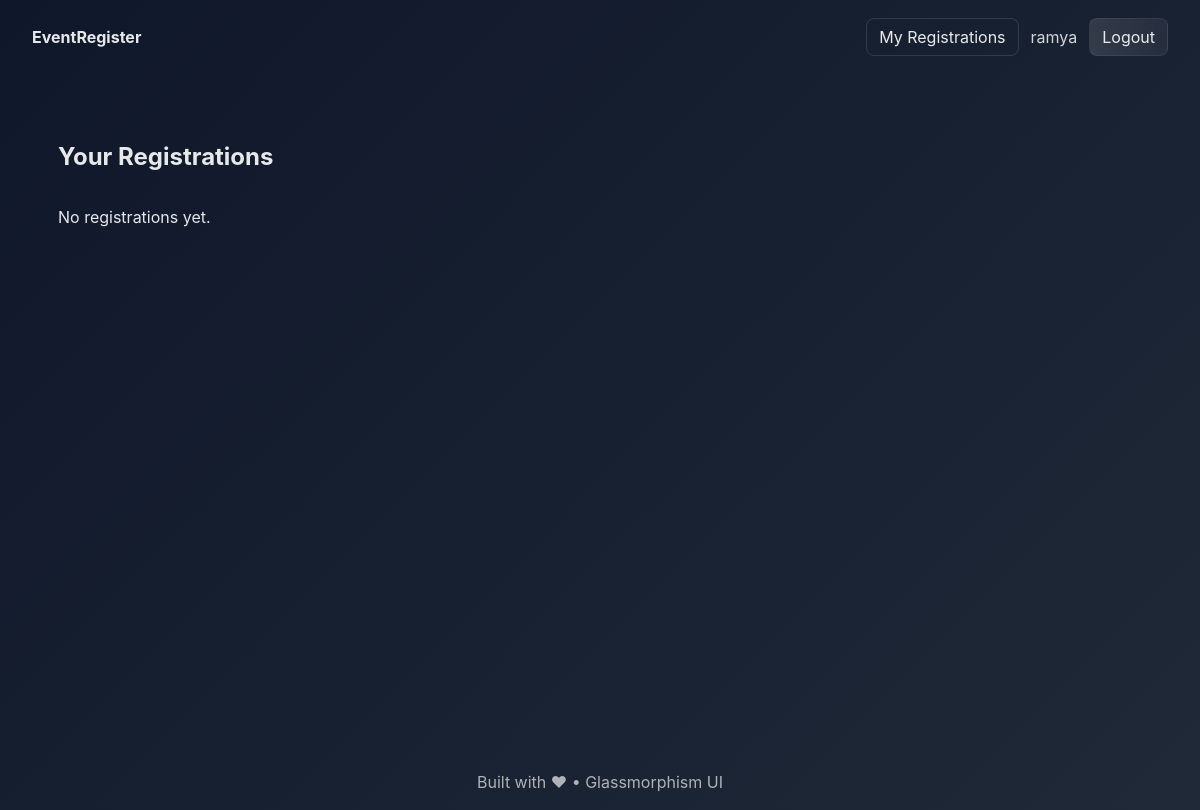
The app's page /registrations/ (signed in), older data.
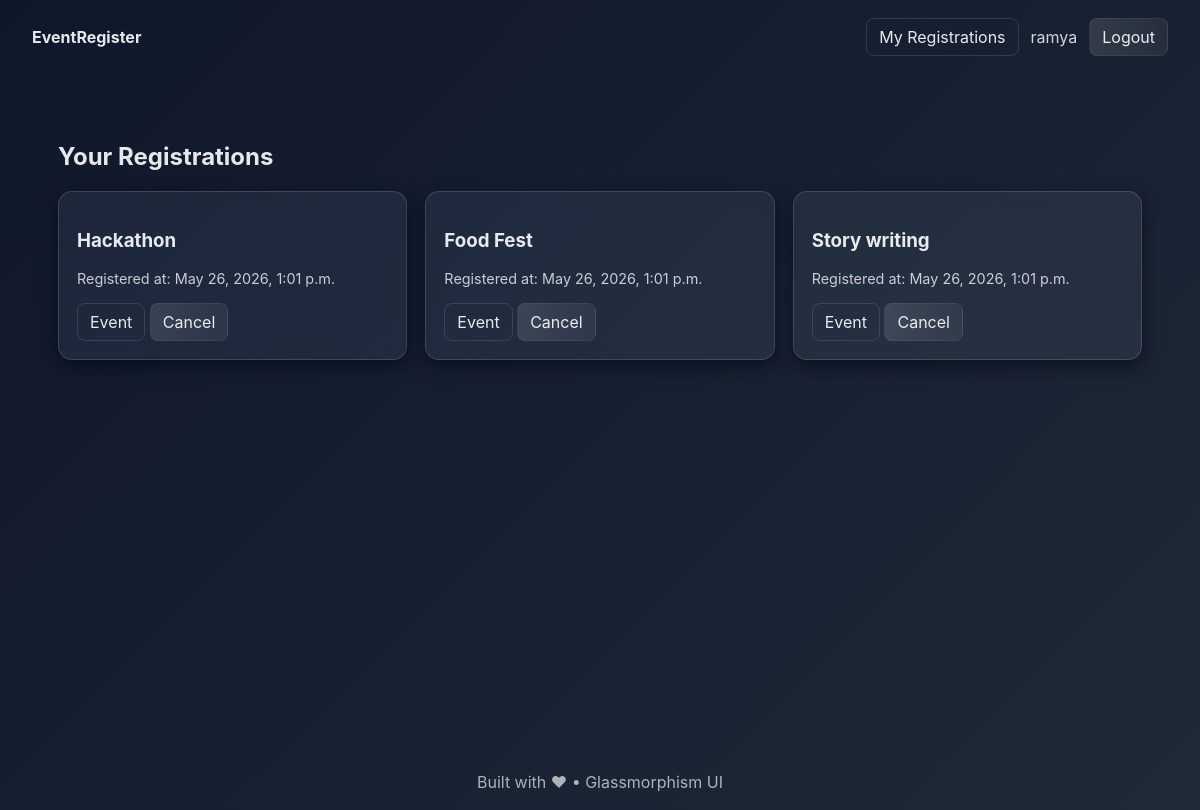
The same page, newer data.
### ERSysApp/models.py (models this page shows, shortened)
class Registration(models.Model):
    user = models.ForeignKey(User,on_delete=models.CASCADE)
    event = models.ForeignKey(Event,on_delete=models.CASCADE)
    registered_at = models.DateTimeField(auto_now_add=True)

class Event(models.Model):
    title = models.CharField(max_length=200)
    description = models.TextField()
    location = models.CharField(max_length=200)
    date = models.DateTimeField()
    capacity = models.IntegerField()
    created_at = models.DateTimeField(auto_now_add=True)

### ERSysApp/views.py (the view)
# urls.py: path('registrations/', my_registrations, name='my_registrations'),
@login_required
def my_registrations(request):
    regs = Registration.objects.filter(user=request.user).select_related('event')
    return render(request, 'registrations.html', {'registrations': regs})

### templates/registrations.html
{% extends 'base.html' %}
{% block content %}
  <section class="container">
    <h1>Your Registrations</h1>
    <div class="grid">
      {% for reg in registrations %}
      <article class="glass-card">
        <h3>{{ reg.event.title }}</h3>
        <p class="meta">Registered at: {{ reg.registered_at }}</p>
        <div class="actions">
          <a class="btn ghost" href="{% url 'event_detail' reg.event.pk %}">Event</a>
          <a class="btn" href="{% url 'cancel_registration' reg.pk %}">Cancel</a>
        </div>
      </article>
      {% empty %}
      <p>No registrations yet.</p>
      {% endfor %}
    </div>
  </section>
{% endblock %}

### templates/base.html (shortened to what this page needs)
{% load static %}
<!doctype html>
<html lang="en">
  <head>
    <link rel="stylesheet" href="{% static 'css/glass.css' %}">
  </head>
  <body>
    <header class="site-header">
      <nav class="nav" style="display:flex;align-items:center;justify-content:space-between">
        <a class="brand" href="/">EventRegister</a>
        <div style="display:flex;gap:12px;align-items:center">
          {% if request.user.is_authenticated %}
            <a class="btn ghost" href="{% url 'my_registrations' %}">My Registrations</a>
            <span style="opacity:0.9">{{ request.user.username }}</span>
            <a class="btn" href="{% url 'logout' %}">Logout</a>
          {% else %}
            <a class="btn ghost" href="{% url 'login' %}">Login</a>
            <a class="btn" href="{% url 'signup' %}">Sign up</a>
          {% endif %}
        </div>
      </nav>
    </header>
    <main class="page">
      <div class="page-inner">
        {% block content %}{% endblock %}
      </div>
    </main>
    <footer class="site-footer">Built with ♥ • Glassmorphism UI</footer>
  </body>
</html>

### static/css/glass.css (style rules this page uses)
:root { --bg1: #0f172a; --bg2: #1f2937; --glass-bg: rgba(255,255,255,0.06); --glass-border: rgba(255,255,255,0.14); --accent: rgba(255,255,255,0.9); }
* { box-sizing:border-box }
html,body { height:100% }
body { margin:0; font-family:Inter,ui-sans-serif,system-ui,Segoe UI,Arial; background: linear-gradient(135deg,var(--bg1) 0%,var(--bg2) 100%); color:var(--accent); -webkit-font-smoothing:antialiased; }
.site-header { padding:18px 32px }
.nav .brand { color:var(--accent); font-weight:700; text-decoration:none }
.page { display:flex; align-items:flex-start; justify-content:center; padding:40px 20px; min-height:calc(100vh - 120px) }
.page-inner { width:1100px; max-width:95% }
.container { padding:8px }
.grid { display:grid; grid-template-columns: repeat(auto-fit,minmax(260px,1fr)); gap:18px }
.glass-card { background:var(--glass-bg); border:1px solid var(--glass-border); border-radius:14px; padding:18px; backdrop-filter:blur(8px) saturate(120%); box-shadow:0 6px 18px rgba(2,6,23,0.6); }
.meta { font-size:0.9rem; opacity:0.85; margin-bottom:12px }
.btn { display:inline-block; padding:8px 12px; border-radius:8px; text-decoration:none; background:linear-gradient(90deg,rgba(255,255,255,0.12),rgba(255,255,255,0.06)); color:var(--accent); border:1px solid rgba(255,255,255,0.06) }
.btn.ghost { background:transparent; border:1px solid rgba(255,255,255,0.12) }
.actions { margin-top:16px }
.site-footer { padding:18px; text-align:center; color:rgba(255,255,255,0.65) }

Row changes from the older to the newer data that the page shows:
added Registration: event "Hackathon", registered_at "May 26, 2026, 1:01 p.m."
added Registration: event "Food Fest", registered_at "May 26, 2026, 1:01 p.m."
added Registration: event "Story writing", registered_at "May 26, 2026, 1:01 p.m."
Text that changed along with them:
text no longer shown: "No registrations yet."
